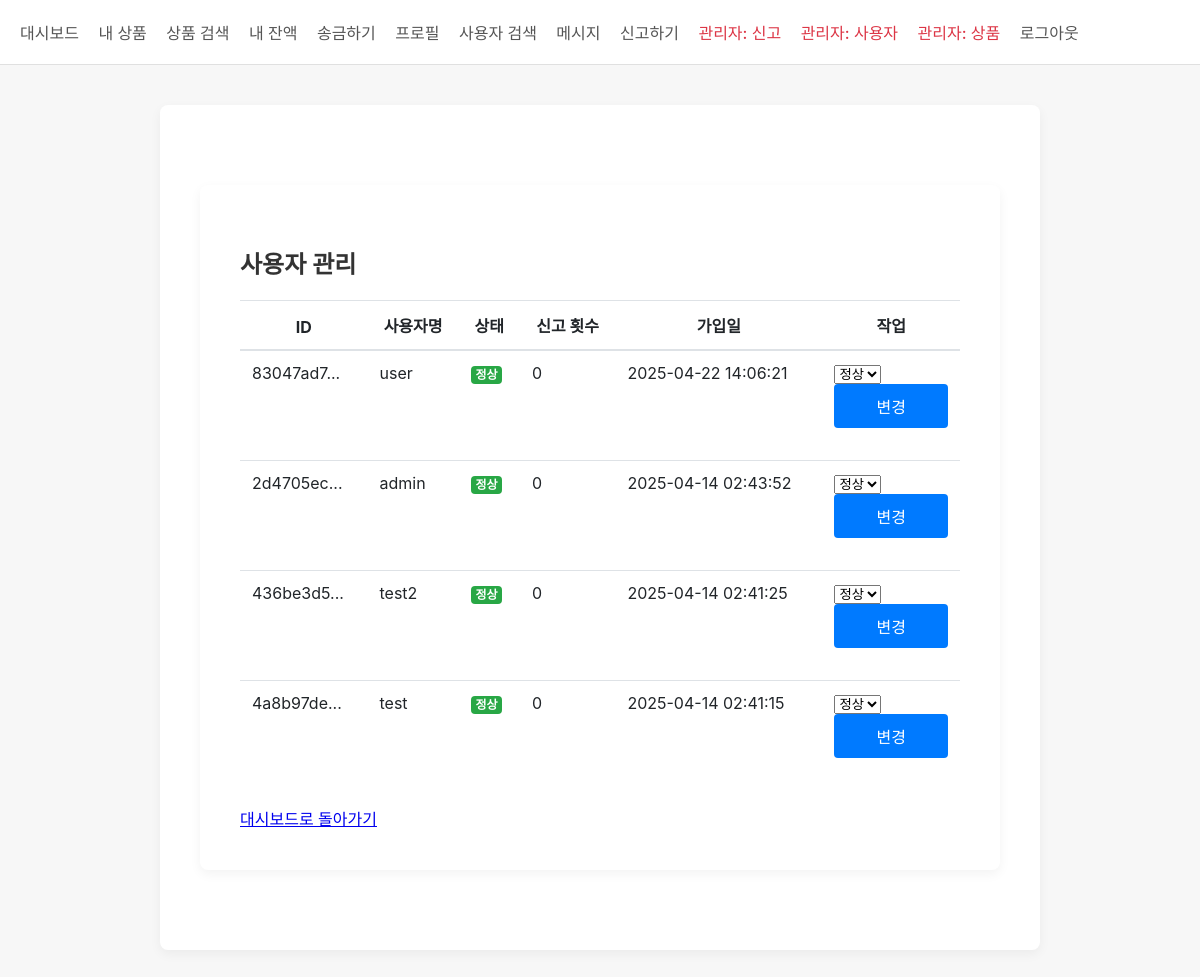
Before: /admin/users (signed in) with the older database file.
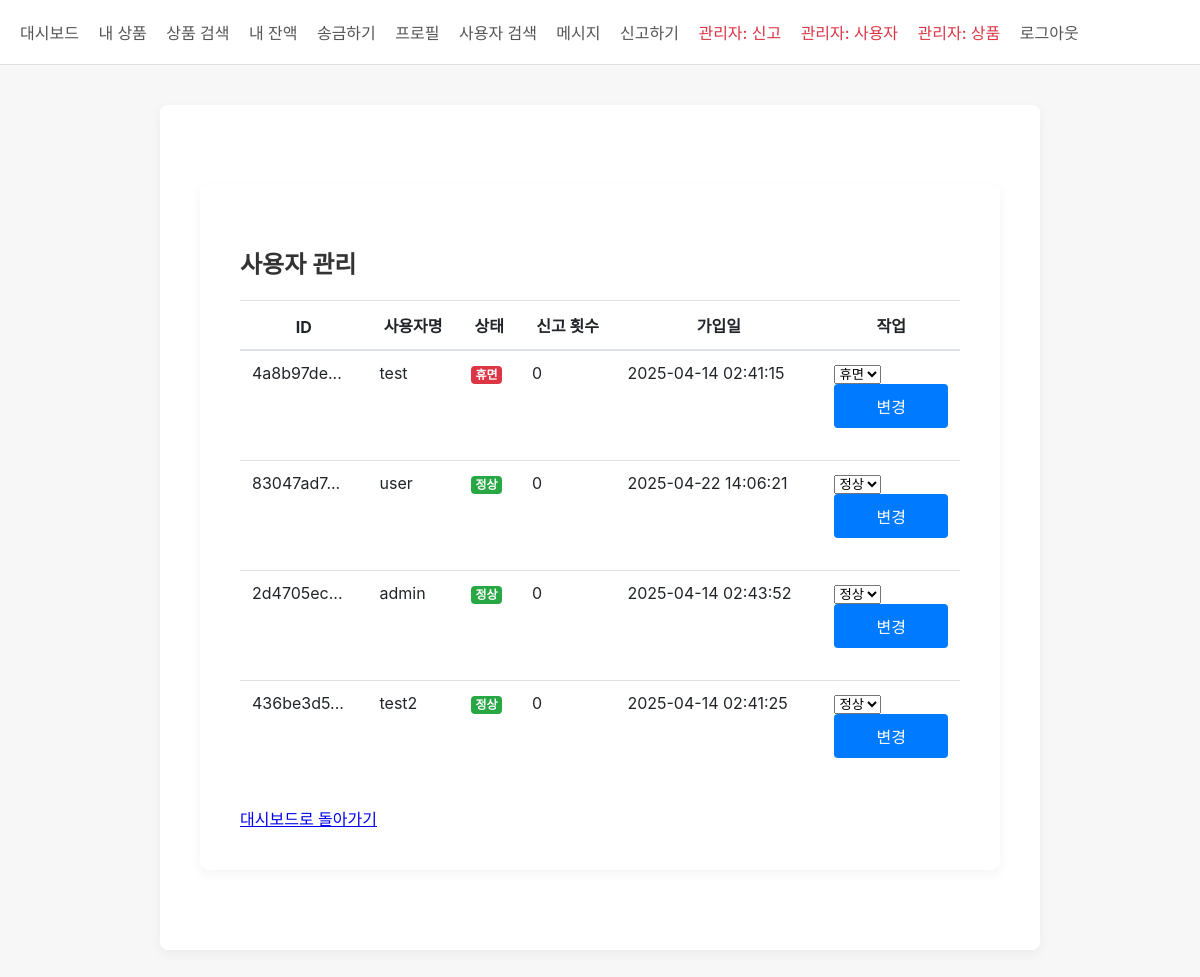
After: the same page with the newer database file.
### tables this page shows
CREATE TABLE user (
                id TEXT PRIMARY KEY,
                username TEXT UNIQUE NOT NULL,
                password TEXT NOT NULL,
                bio TEXT,
                balance INTEGER DEFAULT 10000,
                login_attempts INTEGER DEFAULT 0,
                locked_until TIMESTAMP,
                is_admin BOOLEAN DEFAULT 0,
                status TEXT DEFAULT 'active',
                report_count INTEGER DEFAULT 0,
                created_at TIMESTAMP DEFAULT CURRENT_TIMESTAMP
            );

### app.py (the view)
@app.route('/admin/users')
@admin_required
def admin_users():
    db = get_db()
    cursor = db.cursor()
    cursor.execute("""
        SELECT u.*,
               (SELECT COUNT(*) FROM report WHERE target_id = u.id AND target_type = 'user') as report_count
        FROM user u
        ORDER BY u.status DESC, u.report_count DESC, u.created_at DESC
    """)
    users = cursor.fetchall()
    return render_template('admin_users.html', users=users)

### app.py (called while the page is built)
def generate_csrf_token():
    if '_csrf_token' not in session:
        session['_csrf_token'] = secrets.token_hex(16)
    return session['_csrf_token']

def admin_required(f):
    @wraps(f)
    def decorated_function(*args, **kwargs):
        if 'user_id' not in session:
            flash('로그인이 필요합니다.')
            return redirect(url_for('login'))
        db = get_db()
        cursor = db.cursor()
        cursor.execute("SELECT is_admin FROM user WHERE id = ?", (session['user_id'],))
        user = cursor.fetchone()
        if not user or not user['is_admin']:
            flash('관리자 권한이 필요합니다.')
            return redirect(url_for('dashboard'))
        return f(*args, **kwargs)
    return decorated_function

def get_db():
    db = getattr(g, '_database', None)
    if db is None:
        db = g._database = sqlite3.connect(DATABASE)
        db.row_factory = sqlite3.Row  # 결과를 dict처럼 사용하기 위함
    return db

@app.teardown_appcontext
def close_connection(exception):
    db = getattr(g, '_database', None)
    if db is not None:
        db.close()

### templates/admin_users.html (shortened to what this page needs)
{% extends "base.html" %}
{% block content %}
<div class="container mt-5">
    <h2>사용자 관리</h2>
    {% if users %}
        <table class="table table-striped">
            <thead>
                <tr>
                    <th>ID</th>
                    <th>사용자명</th>
                    <th>상태</th>
                    <th>신고 횟수</th>
                    <th>가입일</th>
                    <th>작업</th>
                </tr>
            </thead>
            <tbody>
                {% for user in users %}
                    <tr>
                        <td>{{ user.id[:8] }}...</td>
                        <td>{{ user.username }}</td>
                        <td>
                            {% if user.status == 'active' %}
                                <span class="badge badge-success">정상</span>
                            {% elif user.status == 'warning' %}
                                <span class="badge badge-warning">주의</span>
                            {% elif user.status == 'dormant' %}
                                <span class="badge badge-danger">휴면</span>
                            {% endif %}
                        </td>
                        <td>{{ user.report_count }}</td>
                        <td>{{ user.created_at }}</td>
                        <td>
                            <form method="POST" action="{{ url_for('change_user_status', user_id=user.id) }}" class="d-inline">
                                <select name="status" class="form-control form-control-sm d-inline-block" style="width: auto;">
                                    <option value="active" {% if user.status == 'active' %}selected{% endif %}>정상</option>
                                    <option value="dormant" {% if user.status == 'dormant' %}selected{% endif %}>휴면</option>
                                </select>
                                <button type="submit" class="btn btn-sm btn-primary">변경</button>
                            </form>
                        </td>
                    </tr>
                {% endfor %}
            </tbody>
        </table>
    {% else %}
        <div class="alert alert-info">
            등록된 사용자가 없습니다.
        </div>
    {% endif %}
    <a href="{{ url_for('dashboard') }}" class="btn btn-secondary">대시보드로 돌아가기</a>
</div>
{% endblock %}

Changed rows visible on the page:
changed user "test": status "정상" → "휴면"; moves up the list
